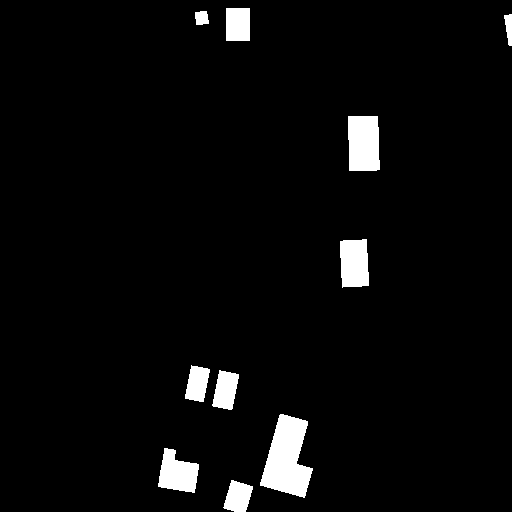
#> input picture Bygningsendringsrapport/test-set/label.png, 512 x 512 px, found by its file name
$ python dev_report.py
#> lines starting #> are read from the running program, lines starting #| are printed output that depends on the picture; after the words box and inside, x2 and y2 are one past the last pixel; in counts of white or black regions, pixels touching at a corner belong together

# Read label and create buffer

import os
from PIL import Image
from PIL import ImageChops
import numpy
numpy.set_printoptions(threshold=numpy.nan)
import matplotlib.pyplot as plt
import matplotlib.image as mpimg
#import rasterio #To vectorize a raster
# import gdal

label = "C:\\Users\mators\\Documents\\Master-data\\test-set\\label.png" #Original true label
adjusted_label = "C:\\Users\mators\\Documents\\Master-data\\test-set\\edited_label_removed_building.png" #One building removed to test if it can be detected
net = "C:\\Users\\mators\\Documents\\Master-data\\test-set\\net.png" #label returned by neural net
tiff_img = "C:\\Users\\mators\\Documents\\Master-data\\test-set\\tiff_img.tif" #tiff input image containing geographical data

input_ir = "C:\\Users\\mators\\Documents\\Master-data\\test-set\\input.png"
outpath = "C:\\Users\\mators\\Documents\\Master-data\\test-set\\"

label = Image.open(label)
#> label is the input picture: PIL image 512x512 L; values 0 (black) and 1 (white), 3.9% white; 10 white regions, largest, box (x1, y1, x2, y2) and area: (260, 414, 313, 498) 2762, (348, 116, 380, 171) 1671, (340, 239, 369, 288) 1276
net_label = Image.open(net)
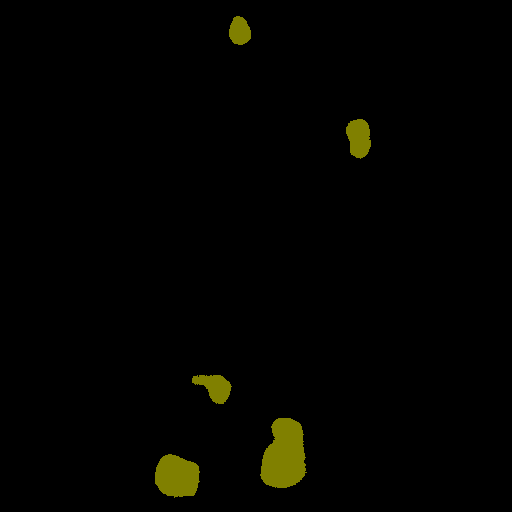
#> input picture Bygningsendringsrapport/test-set/net.png, 512 x 512 px, found by its file name
#> net_label is the input picture: PIL image 512x512 RGB; mean R, G, B 2.9, 2.9, 0
adjusted_label = Image.open(adjusted_label)
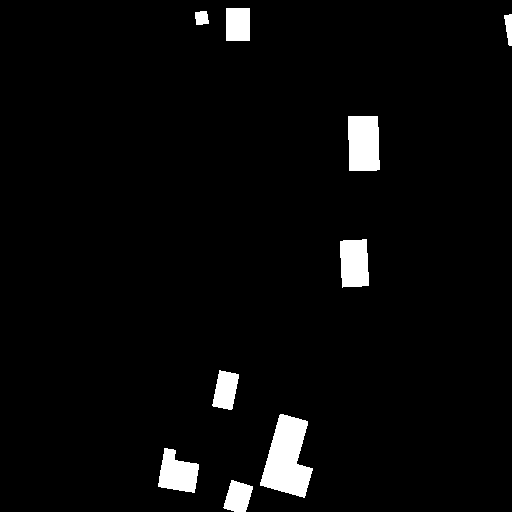
#> input picture Bygningsendringsrapport/test-set/edited_label_removed_building.png, 512 x 512 px, found by its file name
#> adjusted_label is the input picture: PIL image 512x512 RGBA; mean R, G, B, A 9.2, 9.2, 9.2, 255

def toRaster(img):
    print("Convert to raster")

def toVector(img):
    print("Convert to vector")

def visualize_img(img):
    img.show()

#Set buildings to white color to make them visible
def set_building_color(image):
    pixels = image.load()
    if(image.mode == "RGB"): #Extracting one channel to create gray-scale
        red, green, blue = image.split()
        #Extracting red channel since I know the net labels have some red color for the building pixels
        image = red
        pixels = image.load()
    if(image.mode == "RGBA"): #Extracting one channel to create gray-scale
        red, green, blue, alpha = image.split()
        #Extracting red channel since I know the net labels have red color for the building pixels
        image = red
        pixels = image.load()
    for x in range(0, image.size[0]):
        for y in range(0, image.size[1]):
            if pixels[x,y] >= 1:
                pixels[x,y] = 255
    #image.save(outpath+"edited_label.png")
    return image

def calculate_difference(img1, img2):
    pixels1 = img1.load()
    pixels2 = img2.load()
    for x in range(0, img1.size[0]):
        for y in range(0, img1.size[1]):
            if (pixels1[x,y] - pixels2[x,y]) < 0:
                pixels1[x,y] = 40
            else:
                pixels1[x,y] = pixels1[x,y] - pixels2[x,y]
    return img1


#Find a more effective way to search later
# [38 lines left out: functions get_dev_area_pixels, create_dev_area_image, get_building_positions, not called in this run]

def convert_to_tiff(tiff_img, png_img):
    tiff = Image.open(tiff_img)
    print("TIFF size:")
    print(tiff.size)
    png_pixels = png_img.load()
    red, green, blue = tiff.split()
    tiff = red
    tiff_pixels = tiff.load()
    for x in range(0, tiff.size[0]):
        for y in range(0, tiff.size[1]):
            print("Tiff pixels are:")
            print(tiff_pixels[x,y])
            tiff_pixels[x,y] = png_pixels[x,y]
    return tiff


net_label=set_building_color(net_label)
#> in set_building_color, `red, green, blue = image.split()`:
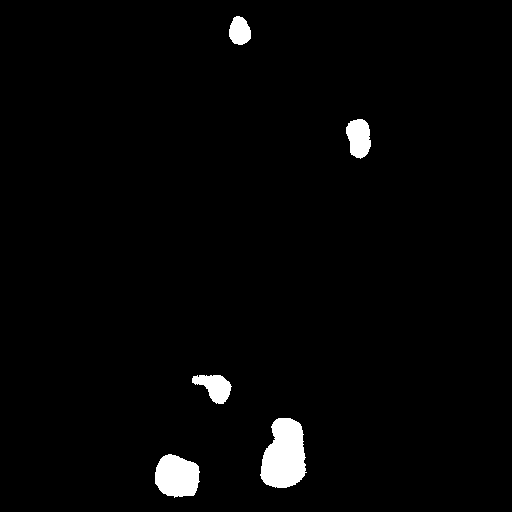
#> red: PIL image 512x512 L; values 0 (black) and 128 (white), 2.3% white; 5 white regions, box (x1, y1, x2, y2) and area: (260, 418, 307, 488) 2445, (155, 454, 200, 498) 1537, (346, 119, 371, 159) 758, (192, 375, 232, 404) 692, (229, 16, 251, 45) 488
#> in set_building_color, `red, green, blue = image.split()`: blue: PIL image 512x512 L; every value is 0
adjusted_label = set_building_color(adjusted_label)
#> in set_building_color (call 2), `red, green, blue, alpha = image.split()`: alpha: PIL image 512x512 L; every value is 255

#Saving new image where all pixels in net_label that corresponds to the true label is removed
rest_net_label = calculate_difference(net_label, adjusted_label)
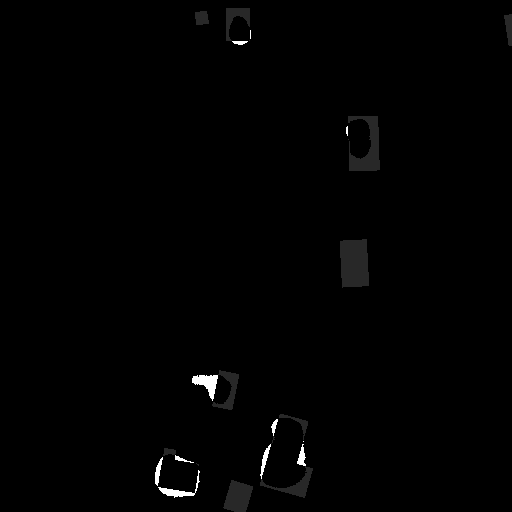
#> rest_net_label: PIL image 512x512 L; min 0, max 255, mean 1.8
# [6 lines of commented-out code are left out]

dev_tiff_img = convert_to_tiff(tiff_img, set_building_color(adjusted_label))
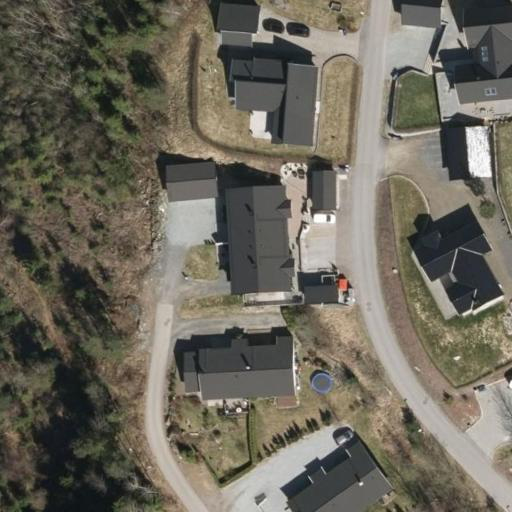
#> input picture Bygningsendringsrapport/test-set/tiff_img.tif, 512 x 512 px, found by its file name
#> in convert_to_tiff, tiff is the input picture: PIL image 512x512 RGB; mean R, G, B 107.8, 103.6, 91.6
#| (512, 512)
#> in convert_to_tiff, `red, green, blue = tiff.split()`:
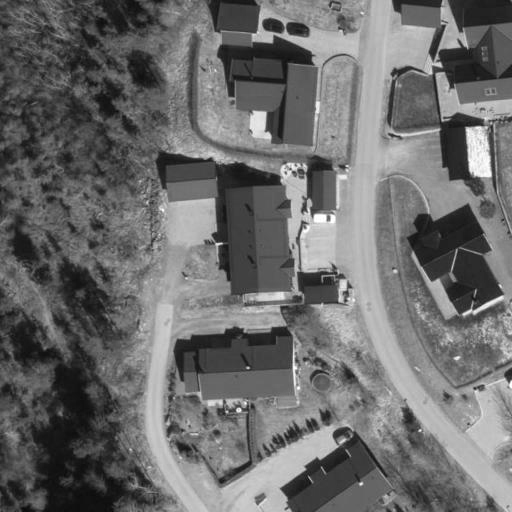
#> red: PIL image 512x512 L; min 8, max 255, mean 107.8
#> in convert_to_tiff, `red, green, blue = tiff.split()`:
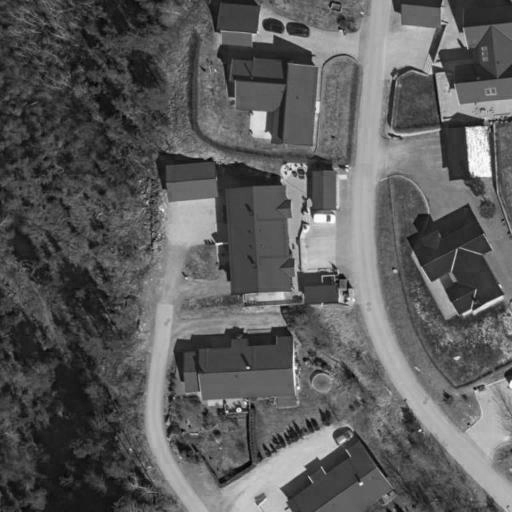
#> blue: PIL image 512x512 L; min 0, max 255, mean 91.6
#> the loop in convert_to_tiff, `for x in range(0, tiff.size[0]):` made 512 passes
#> (printed output is left out)
dev_tiff_img.save(outpath+"dev_area.tiff", "TIFF")
#> (the run stopped early here; a loop or call above may not have finished)
